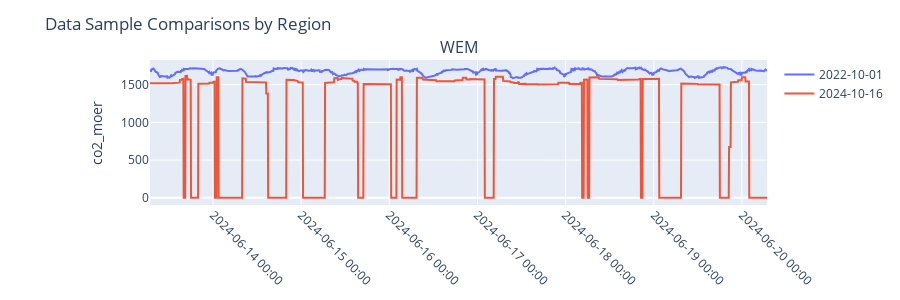

Here is the notebook cell this chart was saved with:
### Markdown cell above
Below is a summary of how you can expect signal values to change between versions.

### Code cell
report.plot_sample_moers(jobs, max_sample_period='7D')

### Figure 1 — Plotly figure (JSON) as saved in the notebook; plotly's stock layout.template omitted (floating-point values rounded to 4 significant figures; data arrays with more than 128 entries replaced by an {"elided": "..."} marker saying what was removed)
{"data": [{"line": {"width": 2}, "mode": "lines", "name": "2022-10-01", "showlegend": true, "type": "scatter", "x": {"elided": "2017 str values"}, "xaxis": "x", "y": {"elided": "2017 float values"}, "yaxis": "y"}, {"line": {"width": 2}, "mode": "lines", "name": "2024-10-16", "showlegend": true, "type": "scatter", "x": {"elided": "2017 str values"}, "xaxis": "x", "y": {"elided": "2017 float values"}, "yaxis": "y"}], "layout": {"annotations": [{"font": {"size": 16}, "showarrow": false, "text": "WEM", "x": 0.5, "xanchor": "center", "xref": "paper", "y": 1, "yanchor": "bottom", "yref": "paper"}], "height": 300, "margin": {"b": 80, "l": 150, "r": 20, "t": 60}, "showlegend": true, "title": {"text": "Data Sample Comparisons by Region"}, "xaxis": {"anchor": "y", "domain": [0, 1], "showgrid": true, "tickangle": 45, "tickformat": "%Y-%m-%d %H:%M", "type": "date"}, "yaxis": {"anchor": "x", "domain": [0, 1], "title": {"text": "co2_moer"}}}}
